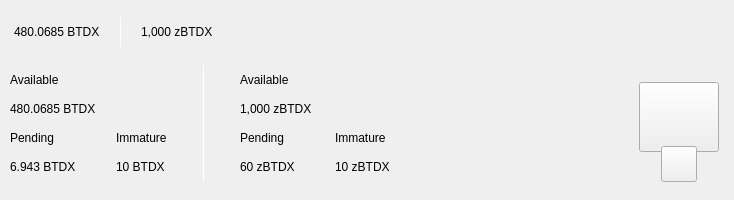
<?xml version="1.0" encoding="UTF-8"?>
<ui version="4.0">
 <class>TopBar</class>
 <widget class="QWidget" name="TopBar">
  <property name="geometry">
   <rect>
    <x>0</x>
    <y>0</y>
    <width>734</width>
    <height>200</height>
   </rect>
  </property>
  <property name="minimumSize">
   <size>
    <width>0</width>
    <height>200</height>
   </size>
  </property>
  <property name="maximumSize">
   <size>
    <width>16777215</width>
    <height>200</height>
   </size>
  </property>
  <property name="windowTitle">
   <string>Form</string>
  </property>
  <layout class="QVBoxLayout" name="verticalLayout_10" stretch="0">
   <property name="spacing">
    <number>0</number>
   </property>
   <property name="leftMargin">
    <number>0</number>
   </property>
   <property name="topMargin">
    <number>0</number>
   </property>
   <property name="rightMargin">
    <number>0</number>
   </property>
   <property name="bottomMargin">
    <number>0</number>
   </property>
   <item>
    <widget class="PFBorderImage" name="containerTop" native="true">
     <layout class="QVBoxLayout" name="verticalLayout_11">
      <property name="spacing">
       <number>0</number>
      </property>
      <property name="leftMargin">
       <number>0</number>
      </property>
      <property name="topMargin">
       <number>0</number>
      </property>
      <property name="rightMargin">
       <number>0</number>
      </property>
      <property name="bottomMargin">
       <number>0</number>
      </property>
      <item>
       <widget class="QWidget" name="top_container_2" native="true">
        <property name="minimumSize">
         <size>
          <width>0</width>
          <height>65</height>
         </size>
        </property>
        <layout class="QHBoxLayout" name="top_container">
         <property name="spacing">
          <number>0</number>
         </property>
         <property name="leftMargin">
          <number>14</number>
         </property>
         <property name="topMargin">
          <number>0</number>
         </property>
         <property name="rightMargin">
          <number>14</number>
         </property>
         <property name="bottomMargin">
          <number>0</number>
         </property>
         <item alignment="Qt::AlignVCenter">
          <widget class="QWidget" name="widgetTopAmount" native="true">
           <property name="sizePolicy">
            <sizepolicy hsizetype="Preferred" vsizetype="Maximum">
             <horstretch>0</horstretch>
             <verstretch>0</verstretch>
            </sizepolicy>
           </property>
           <layout class="QHBoxLayout" name="horizontalLayout_5">
            <property name="spacing">
             <number>0</number>
            </property>
            <property name="leftMargin">
             <number>0</number>
            </property>
            <property name="topMargin">
             <number>0</number>
            </property>
            <property name="rightMargin">
             <number>0</number>
            </property>
            <property name="bottomMargin">
             <number>0</number>
            </property>
            <item alignment="Qt::AlignTop">
             <widget class="QLabel" name="labelAmountTopPiv">
              <property name="minimumSize">
               <size>
                <width>0</width>
                <height>36</height>
               </size>
              </property>
              <property name="styleSheet">
               <string notr="true">padding:0px;margin:0px;</string>
              </property>
              <property name="text">
               <string notr="true">480.0685 BTDX</string>
              </property>
             </widget>
            </item>
            <item>
             <spacer name="horizontalSpacer_11">
              <property name="orientation">
               <enum>Qt::Horizontal</enum>
              </property>
              <property name="sizeType">
               <enum>QSizePolicy::Fixed</enum>
              </property>
              <property name="sizeHint" stdset="0">
               <size>
                <width>20</width>
                <height>20</height>
               </size>
              </property>
             </spacer>
            </item>
            <item alignment="Qt::AlignVCenter">
             <widget class="QLabel" name="typeSpacerTop">
              <property name="minimumSize">
               <size>
                <width>1</width>
                <height>30</height>
               </size>
              </property>
              <property name="maximumSize">
               <size>
                <width>1</width>
                <height>30</height>
               </size>
              </property>
              <property name="styleSheet">
               <string notr="true">background-color:white;
padding:0px;
border:none;</string>
              </property>
              <property name="text">
               <string/>
              </property>
             </widget>
            </item>
            <item>
             <spacer name="horizontalSpacer_12">
              <property name="orientation">
               <enum>Qt::Horizontal</enum>
              </property>
              <property name="sizeType">
               <enum>QSizePolicy::Fixed</enum>
              </property>
              <property name="sizeHint" stdset="0">
               <size>
                <width>20</width>
                <height>20</height>
               </size>
              </property>
             </spacer>
            </item>
            <item alignment="Qt::AlignTop">
             <widget class="QLabel" name="labelAmountTopzPiv">
              <property name="minimumSize">
               <size>
                <width>0</width>
                <height>36</height>
               </size>
              </property>
              <property name="text">
               <string notr="true">1,000 zBTDX</string>
              </property>
             </widget>
            </item>
           </layout>
          </widget>
         </item>
         <item>
          <spacer name="horizontalSpacer">
           <property name="orientation">
            <enum>Qt::Horizontal</enum>
           </property>
           <property name="sizeHint" stdset="0">
            <size>
             <width>40</width>
             <height>20</height>
            </size>
           </property>
          </spacer>
         </item>
         <item>
          <layout class="QHBoxLayout" name="horizontalLayout_4">
           <property name="spacing">
            <number>12</number>
           </property>
           <property name="rightMargin">
            <number>0</number>
           </property>
           <item alignment="Qt::AlignRight">
            <widget class="QWidget" name="layoutSync" native="true">
             <property name="minimumSize">
              <size>
               <width>0</width>
               <height>36</height>
              </size>
             </property>
             <property name="maximumSize">
              <size>
               <width>16777215</width>
               <height>36</height>
              </size>
             </property>
             <layout class="QVBoxLayout" name="verticalLayout_9">
              <property name="leftMargin">
               <number>0</number>
              </property>
              <property name="topMargin">
               <number>0</number>
              </property>
              <property name="rightMargin">
               <number>0</number>
              </property>
              <property name="bottomMargin">
               <number>0</number>
              </property>
              <item>
               <widget class="ExpandableButton" name="pushButtonSync" native="true">
                <property name="minimumSize">
                 <size>
                  <width>36</width>
                  <height>36</height>
                 </size>
                </property>
                <property name="maximumSize">
                 <size>
                  <width>16777215</width>
                  <height>36</height>
                 </size>
                </property>
               </widget>
              </item>
             </layout>
            </widget>
           </item>
           <item>
            <widget class="ExpandableButton" name="pushButtonHDUpgrade" native="true">
             <property name="minimumSize">
              <size>
               <width>36</width>
               <height>36</height>
              </size>
             </property>
            </widget>
           </item>
           <item>
            <widget class="ExpandableButton" name="pushButtonStack" native="true">
             <property name="minimumSize">
              <size>
               <width>36</width>
               <height>36</height>
              </size>
             </property>
            </widget>
           </item>
           <item>
            <widget class="ExpandableButton" name="pushButtonColdStaking" native="true">
             <property name="minimumSize">
              <size>
               <width>36</width>
               <height>36</height>
              </size>
             </property>
            </widget>
           </item>
           <item>
            <widget class="ExpandableButton" name="pushButtonConnection" native="true">
             <property name="minimumSize">
              <size>
               <width>36</width>
               <height>36</height>
              </size>
             </property>
            </widget>
           </item>
           <item>
            <widget class="ExpandableButton" name="pushButtonTor" native="true">
             <property name="minimumSize">
              <size>
               <width>36</width>
               <height>36</height>
              </size>
             </property>
            </widget>
           </item>
           <item>
            <widget class="ExpandableButton" name="pushButtonLock" native="true">
             <property name="sizePolicy">
              <sizepolicy hsizetype="Expanding" vsizetype="Expanding">
               <horstretch>0</horstretch>
               <verstretch>0</verstretch>
              </sizepolicy>
             </property>
             <property name="minimumSize">
              <size>
               <width>36</width>
               <height>0</height>
              </size>
             </property>
            </widget>
           </item>
           <item>
            <widget class="ExpandableButton" name="pushButtonTheme" native="true">
             <property name="minimumSize">
              <size>
               <width>36</width>
               <height>36</height>
              </size>
             </property>
             <property name="maximumSize">
              <size>
               <width>16777215</width>
               <height>36</height>
              </size>
             </property>
            </widget>
           </item>
           <item>
            <widget class="ExpandableButton" name="pushButtonFAQ" native="true">
             <property name="minimumSize">
              <size>
               <width>36</width>
               <height>36</height>
              </size>
             </property>
            </widget>
           </item>
          </layout>
         </item>
        </layout>
       </widget>
      </item>
      <item>
       <widget class="QWidget" name="bottom_container" native="true">
        <property name="minimumSize">
         <size>
          <width>0</width>
          <height>135</height>
         </size>
        </property>
        <layout class="QHBoxLayout" name="botton_container">
         <property name="leftMargin">
          <number>10</number>
         </property>
         <property name="topMargin">
          <number>0</number>
         </property>
         <property name="rightMargin">
          <number>10</number>
         </property>
         <property name="bottomMargin">
          <number>10</number>
         </property>
         <item>
          <layout class="QHBoxLayout" name="horizontalLayout_3">
           <property name="bottomMargin">
            <number>9</number>
           </property>
           <item>
            <layout class="QVBoxLayout" name="verticalLayout_7">
             <property name="spacing">
              <number>0</number>
             </property>
             <property name="leftMargin">
              <number>0</number>
             </property>
             <property name="rightMargin">
              <number>30</number>
             </property>
             <item>
              <layout class="QVBoxLayout" name="verticalLayout_2">
               <item>
                <widget class="QLabel" name="labelTitle1">
                 <property name="text">
                  <string>Available</string>
                 </property>
                </widget>
               </item>
               <item>
                <widget class="QLabel" name="labelAmountPiv">
                 <property name="text">
                  <string notr="true">480.0685 BTDX</string>
                 </property>
                </widget>
               </item>
              </layout>
             </item>
             <item>
              <layout class="QHBoxLayout" name="horizontalLayout_2">
               <property name="spacing">
                <number>0</number>
               </property>
               <item>
                <layout class="QVBoxLayout" name="verticalLayout_3">
                 <item>
                  <widget class="QLabel" name="labelTitle3">
                   <property name="text">
                    <string>Pending</string>
                   </property>
                  </widget>
                 </item>
                 <item>
                  <widget class="QLabel" name="labelPendingPiv">
                   <property name="text">
                    <string notr="true">6.943 BTDX</string>
                   </property>
                  </widget>
                 </item>
                </layout>
               </item>
               <item>
                <spacer name="horizontalSpacer_3">
                 <property name="orientation">
                  <enum>Qt::Horizontal</enum>
                 </property>
                 <property name="sizeType">
                  <enum>QSizePolicy::Fixed</enum>
                 </property>
                 <property name="sizeHint" stdset="0">
                  <size>
                   <width>40</width>
                   <height>20</height>
                  </size>
                 </property>
                </spacer>
               </item>
               <item>
                <layout class="QVBoxLayout" name="verticalLayout_4">
                 <item>
                  <widget class="QLabel" name="labelTitle4">
                   <property name="text">
                    <string>Immature</string>
                   </property>
                  </widget>
                 </item>
                 <item>
                  <widget class="QLabel" name="labelImmaturePiv">
                   <property name="text">
                    <string notr="true">10 BTDX</string>
                   </property>
                  </widget>
                 </item>
                </layout>
               </item>
              </layout>
             </item>
            </layout>
           </item>
           <item>
            <widget class="QLabel" name="typeSpacerExpanded">
             <property name="minimumSize">
              <size>
               <width>1</width>
               <height>100</height>
              </size>
             </property>
             <property name="maximumSize">
              <size>
               <width>1</width>
               <height>16777215</height>
              </size>
             </property>
             <property name="styleSheet">
              <string notr="true">background-color:white;
padding:0px;
border:none;</string>
             </property>
             <property name="text">
              <string/>
             </property>
            </widget>
           </item>
           <item>
            <widget class="QWidget" name="zerocoinBalances" native="true">
             <layout class="QVBoxLayout" name="verticalLayout_8">
              <property name="spacing">
               <number>0</number>
              </property>
              <property name="leftMargin">
               <number>30</number>
              </property>
              <property name="topMargin">
               <number>0</number>
              </property>
              <property name="rightMargin">
               <number>0</number>
              </property>
              <property name="bottomMargin">
               <number>0</number>
              </property>
              <item>
               <layout class="QVBoxLayout" name="verticalLayout">
                <item>
                 <widget class="QLabel" name="labelTitleAvailablezPiv">
                  <property name="text">
                   <string>Available</string>
                  </property>
                 </widget>
                </item>
                <item>
                 <widget class="QLabel" name="labelAvailablezPiv">
                  <property name="text">
                   <string notr="true">1,000 zBTDX</string>
                  </property>
                 </widget>
                </item>
               </layout>
              </item>
              <item>
               <layout class="QHBoxLayout" name="horizontalLayout">
                <property name="spacing">
                 <number>0</number>
                </property>
                <item>
                 <layout class="QVBoxLayout" name="verticalLayout_5">
                  <item>
                   <widget class="QLabel" name="labelTitlePendingzPiv">
                    <property name="text">
                     <string>Pending</string>
                    </property>
                   </widget>
                  </item>
                  <item>
                   <widget class="QLabel" name="labelPendingzPiv">
                    <property name="text">
                     <string notr="true">60 zBTDX</string>
                    </property>
                   </widget>
                  </item>
                 </layout>
                </item>
                <item>
                 <spacer name="horizontalSpacer_4">
                  <property name="orientation">
                   <enum>Qt::Horizontal</enum>
                  </property>
                  <property name="sizeType">
                   <enum>QSizePolicy::Fixed</enum>
                  </property>
                  <property name="sizeHint" stdset="0">
                   <size>
                    <width>40</width>
                    <height>20</height>
                   </size>
                  </property>
                 </spacer>
                </item>
                <item>
                 <layout class="QVBoxLayout" name="verticalLayout_6">
                  <item>
                   <widget class="QLabel" name="labelTitleImmaturezPiv">
                    <property name="text">
                     <string>Immature</string>
                    </property>
                   </widget>
                  </item>
                  <item>
                   <widget class="QLabel" name="labelImmaturezPiv">
                    <property name="text">
                     <string notr="true">10 zBTDX</string>
                    </property>
                   </widget>
                  </item>
                 </layout>
                </item>
               </layout>
              </item>
             </layout>
            </widget>
           </item>
          </layout>
         </item>
         <item>
          <spacer name="horizontalSpacer_2">
           <property name="orientation">
            <enum>Qt::Horizontal</enum>
           </property>
           <property name="sizeHint" stdset="0">
            <size>
             <width>40</width>
             <height>20</height>
            </size>
           </property>
          </spacer>
         </item>
         <item alignment="Qt::AlignHCenter|Qt::AlignVCenter">
          <widget class="QWidget" name="qrContainer" native="true">
           <property name="sizePolicy">
            <sizepolicy hsizetype="Preferred" vsizetype="Minimum">
             <horstretch>0</horstretch>
             <verstretch>0</verstretch>
            </sizepolicy>
           </property>
           <property name="minimumSize">
            <size>
             <width>90</width>
             <height>110</height>
            </size>
           </property>
           <property name="maximumSize">
            <size>
             <width>90</width>
             <height>110</height>
            </size>
           </property>
           <layout class="QVBoxLayout" name="containerQR">
            <property name="spacing">
             <number>0</number>
            </property>
            <property name="leftMargin">
             <number>5</number>
            </property>
            <property name="topMargin">
             <number>10</number>
            </property>
            <property name="rightMargin">
             <number>5</number>
            </property>
            <property name="bottomMargin">
             <number>0</number>
            </property>
            <item>
             <widget class="QPushButton" name="btnQr">
              <property name="minimumSize">
               <size>
                <width>70</width>
                <height>70</height>
               </size>
              </property>
              <property name="maximumSize">
               <size>
                <width>16777215</width>
                <height>70</height>
               </size>
              </property>
              <property name="focusPolicy">
               <enum>Qt::NoFocus</enum>
              </property>
              <property name="text">
               <string/>
              </property>
              <property name="iconSize">
               <size>
                <width>70</width>
                <height>70</height>
               </size>
              </property>
             </widget>
            </item>
            <item>
             <spacer name="verticalSpacer">
              <property name="orientation">
               <enum>Qt::Vertical</enum>
              </property>
              <property name="sizeType">
               <enum>QSizePolicy::Fixed</enum>
              </property>
              <property name="sizeHint" stdset="0">
               <size>
                <width>20</width>
                <height>20</height>
               </size>
              </property>
             </spacer>
            </item>
            <item alignment="Qt::AlignHCenter|Qt::AlignBottom">
             <widget class="QPushButton" name="pushButtonQR">
              <property name="minimumSize">
               <size>
                <width>36</width>
                <height>36</height>
               </size>
              </property>
              <property name="maximumSize">
               <size>
                <width>36</width>
                <height>36</height>
               </size>
              </property>
              <property name="focusPolicy">
               <enum>Qt::NoFocus</enum>
              </property>
              <property name="text">
               <string/>
              </property>
             </widget>
            </item>
           </layout>
          </widget>
         </item>
        </layout>
       </widget>
      </item>
     </layout>
    </widget>
   </item>
  </layout>
 </widget>
 <customwidgets>
  <customwidget>
   <class>ExpandableButton</class>
   <extends>QWidget</extends>
   <header>qt/pivx/expandablebutton.h</header>
   <container>1</container>
  </customwidget>
  <customwidget>
   <class>PFBorderImage</class>
   <extends>QFrame</extends>
   <header>qt/pivx/pfborderimage.h</header>
   <container>1</container>
  </customwidget>
 </customwidgets>
 <resources/>
 <connections/>
</ui>
